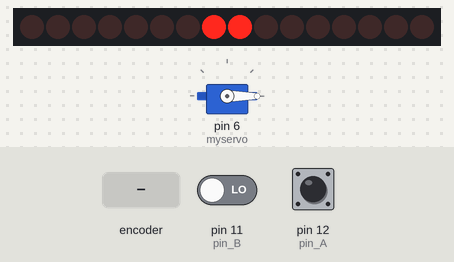
Simulated run of this sketch. Board: Arduino Uno, built with avr-gcc and run on an emulated ATmega328P. On the bench: 16 shift-register outputs drawn as a row of LEDs (first output left, lit = HIGH), servo. Wiring (inferred from the names in the program): 2 × shift register (74HC595): data pin 9; shift clock pin 7; latch pin 8. Wiring (inferred from the signals the program sends): row of LEDs: on Q0, Q1, Q2, Q3, Q4, Q5, Q6, Q7, Q8, Q9, Q10, Q11, Q12, Q13, Q14, Q15. The inputs (shaded band) are chosen by the test bench; at power-on: pin 11 (pin_B) LOW, pin 12 (pin_A) HIGH. What the sketch prints to the serial monitor is not drawn.

Above: at 1.2 s.
1.3 s: rotary encoder on pin 12 (pin_A) / pin 11 (pin_B) turned 3 steps (first pin leading)
At 3.0 s:
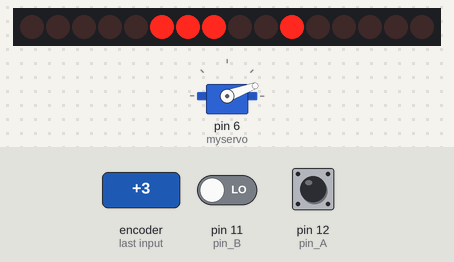
3.4 s: rotary encoder on pin 12 (pin_A) / pin 11 (pin_B) turned 3 steps (first pin leading)
At 4.7 s:
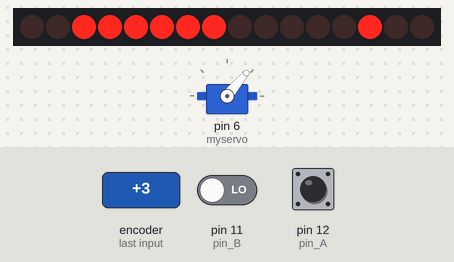
5.5 s: rotary encoder on pin 12 (pin_A) / pin 11 (pin_B) turned 3 steps (first pin leading)
At 6.3 s:
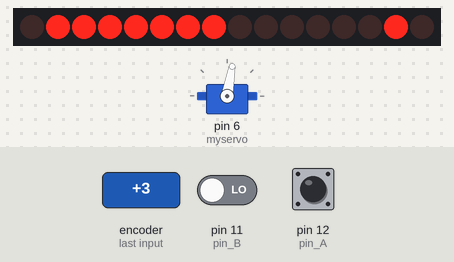
7.6 s: rotary encoder on pin 12 (pin_A) / pin 11 (pin_B) turned 3 steps (first pin leading)
At 9.2 s:
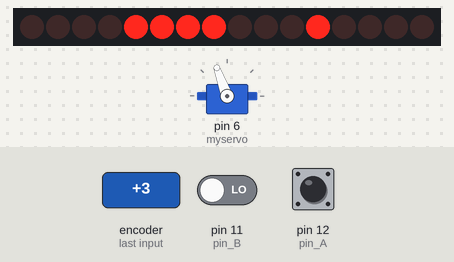
9.7 s: rotary encoder on pin 12 (pin_A) / pin 11 (pin_B) turned 1 step (first pin leading)
At 10.4 s:
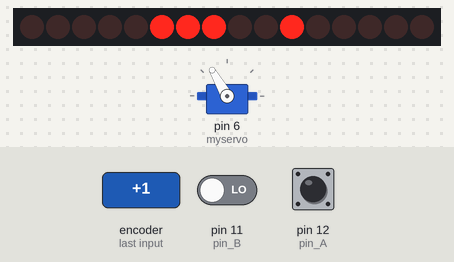
Timing chart, 0 to 12.4 s (numbered marks = the images above; inputs shaded):
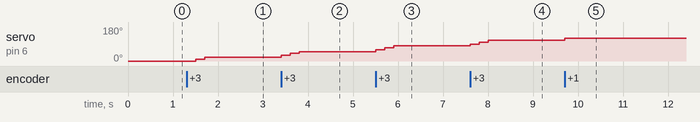

Measured:
- after the input at 1.3 s, servo on pin 6 (myservo): 0° → 10° after 0.21 s, → 20° 0.20 s later
- after the input at 3.4 s, servo on pin 6 (myservo): 20° → 30° at once, → 40° 0.20 s later, → 50° 0.20 s later
- after the input at 5.5 s, servo on pin 6 (myservo): 50° → 60° at once, → 70° 0.20 s later, → 80° 0.20 s later
- after the input at 7.6 s, servo on pin 6 (myservo): 80° → 90° at once, → 100° 0.20 s later, → 110° 0.20 s later
- after the input at 9.7 s, servo on pin 6 (myservo): 110° → 120° at once

The sketch:

servo_2_sh_reg_rot_enc_1.ino
```cpp
int brightness = 0;
int fadeAmount = 1;
unsigned long currentTime;
unsigned long loopTime;
const int pin_A = 12;
const int pin_B = 11;
unsigned char encoder_A;
unsigned char encoder_B;
unsigned char encoder_A_prev=0;

int dataPin = 9;
int latchPin = 8;
int clockPin = 7;
int seq[15] = {  1,2,4,8,16,32,64,128,64,32,16,8,4,2,1};
int seq2[15] = {  128,192,224,240,248,252,254,255,254,252,248,240,224,192,128};
int value = 0;
int value2 = 0;

#include <Servo.h>


Servo myservo;


void setup()  {

   pinMode(dataPin, OUTPUT);    // Configure Digital Pins
  pinMode(latchPin, OUTPUT);
  pinMode(clockPin, OUTPUT);

   myservo.attach(6);


  pinMode(pin_A, INPUT);
  pinMode(pin_B, INPUT);
  currentTime = millis();
  loopTime = currentTime;
 Serial.begin (9600);
}

void loop()  {
  // get the current elapsed time
  currentTime = millis();
  if(currentTime >= (loopTime + 5)){
    // 5ms since last check of encoder = 200Hz
    encoder_A = digitalRead(pin_A);    // Read encoder pins
    encoder_B = digitalRead(pin_B);
    if((!encoder_A) && (encoder_A_prev)){
      // A has gone from high to low
      if(encoder_B) {
        // B is high so clockwise
        // increase the brightness, dont go over 255
        if(brightness + fadeAmount <= 14) brightness += fadeAmount;
      }
      else {
        // B is low so counter-clockwise
        // decrease the brightness, dont go below 0
        if(brightness - fadeAmount >= 0) brightness -= fadeAmount;
      }

    }
    encoder_A_prev = encoder_A;     // Store value of A for next time


    loopTime = currentTime;  // Updates loopTime
  }
  // Other processing can be done here
   Serial.println (brightness);


    value = seq[brightness];             // 1. shift reg.
    value2 = seq2[brightness];          //2. shift reg.
    writeOutput();
    myservo.write(brightness*10);


}


void writeOutput()
{
  digitalWrite(latchPin, LOW);                       // Pull latch LOW to send data
  shiftOut(dataPin, clockPin, MSBFIRST, value);      // Send the data byte 1
  shiftOut(dataPin, clockPin, MSBFIRST, value2);     // Send the data byte 2
  digitalWrite(latchPin, HIGH);                      // Pull latch HIGH to stop sending data
}
```
